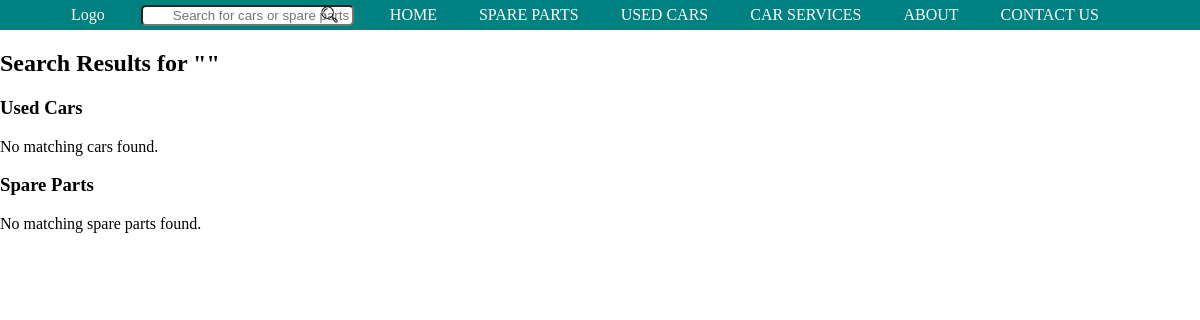
Page /search_results/ on the earlier database version.
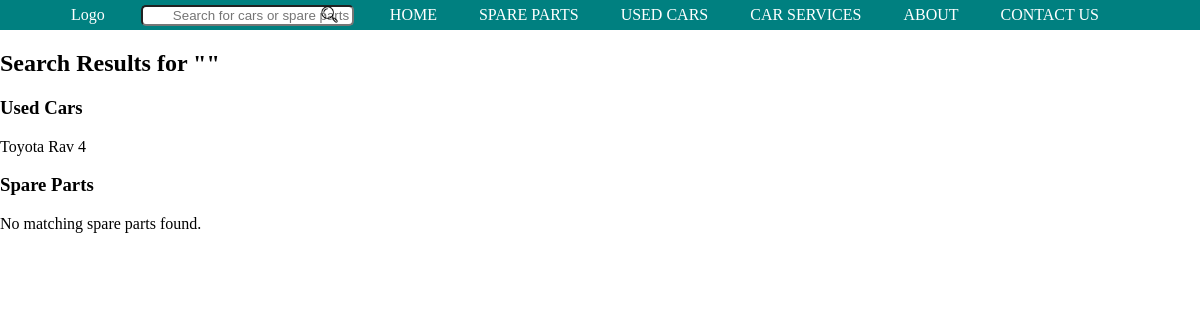
Same page on the later database version.
### commonPages/models.py (models this page shows, shortened)
class UsedCars(models.Model):
    used_cars_id = models.AutoField(primary_key=True)
    used_car_title = models.CharField(max_length=100)
    milage = models.IntegerField()
    description = models.TextField()
    mainImage = models.ImageField(upload_to='used_cars_images/', blank=True, null=True)
    rightSideView = models.ImageField(upload_to='used_cars_images/', blank=True, null=True)
    leftSideView = models.ImageField(upload_to='used_cars_images/', blank=True, null=True)
    interiorView = models.ImageField(upload_to='used_cars_images/', blank=True, null=True)
    backSideImage = models.ImageField(upload_to='used_cars_images/', blank=True, null=True)
    extraImage = models.ImageField(upload_to='used_cars_images/', blank=True, null=True)
    image1 = models.ImageField(upload_to='used_cars_images/', blank=True, null=True)
    image2 = models.ImageField(upload_to='used_cars_images/', blank=True, null=True)
    image3 = models.ImageField(upload_to='used_cars_images/', blank=True, null=True)

### commonPages/views.py (the view)
# urls.py: path('search_results/', views.search_results, name='search_results'),
def search_results(request):
    query = request.GET.get('q', '')
    usedCars = UsedCars.objects.filter(used_car_title__icontains=query)
    spareParts = SparePart.objects.filter(spare_part_title__icontains=query)
    context = {
        'query': query,
        'usedCars': usedCars,
        'spareParts': spareParts
    }
    template = loader.get_template('search_results.html')
    return HttpResponse(template.render(context, request))

### commonPages/templates/search_results.html (shortened to what this page needs)
<!DOCTYPE html>
<html lang="en">
<head>
</head>
<body>
    {% include "_partialViews/_topNavBar.html" %}
    {% load static %}
    <h2>Search Results for "{{ query }}"</h2>
    <h3>Used Cars</h3>
    {% for car in usedCars %}
        <p>{{ car.used_car_title }}</p>
    {% empty %}
        <p>No matching cars found.</p>
    {% endfor %}
    <h3>Spare Parts</h3>
    {% for part in spareParts %}
        <p>{{ part.spare_part_title }}</p>
    {% empty %}
        <p>No matching spare parts found.</p>
    {% endfor %}
</body>
</html>

Differences in the rows shown:
added UsedCars: used_car_title "Toyota Rav 4"
Other differences:
text no longer shown: "No matching cars found."
